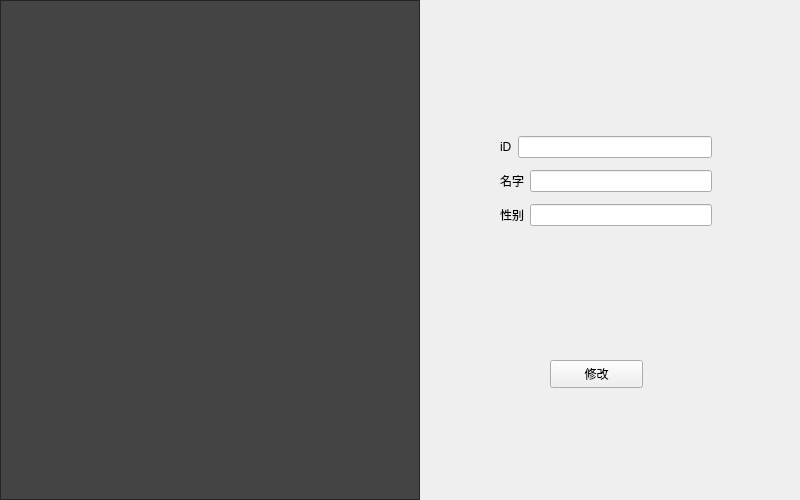
<?xml version="1.0" encoding="UTF-8"?>
<ui version="4.0">
 <class>SellerForm</class>
 <widget class="QWidget" name="SellerForm">
  <property name="geometry">
   <rect>
    <x>0</x>
    <y>0</y>
    <width>800</width>
    <height>500</height>
   </rect>
  </property>
  <property name="windowTitle">
   <string>Form</string>
  </property>
  <property name="styleSheet">
   <string notr="true">

*{
	font: normal 20px “微软雅黑”;
}

#pushButton{
QPushButton

{

color: rgb(255, 255, 255);
    border:none;
    padding: 5px;
    outline: none;
}

QPushButton:pressed
{
    padding-top: -15px;
    padding-bottom: -17px;
}


}
#SellerForm{
	background-color: #818181;
}

QLineEdit{

    border: 1px solid gray;

    padding: 1px 2px 1px 2px;

}

QLineEdit:hover{

border:1px solid blue;

background-color: #818181;

}

</string>
  </property>
  <widget class="QPushButton" name="pushButton">
   <property name="geometry">
    <rect>
     <x>550</x>
     <y>360</y>
     <width>93</width>
     <height>28</height>
    </rect>
   </property>
   <property name="text">
    <string>修改</string>
   </property>
   <property name="icon">
    <iconset resource="../icons.qrc">
     <normaloff>:/images/xiugai.png</normaloff>:/images/xiugai.png</iconset>
   </property>
  </widget>
  <widget class="QTableWidget" name="tableWidget">
   <property name="geometry">
    <rect>
     <x>0</x>
     <y>0</y>
     <width>420</width>
     <height>500</height>
    </rect>
   </property>
   <property name="styleSheet">
    <string notr="true">/*
tabelwidget*/
QTableWidget{
color:#DCDCDC;
background:#444444;
border:1px solid #242424;
alternate-background-color:#525252;/*交错颜色*/
gridline-color:#242424;
}

/*选中item*/
QTableWidget::item:selected{
color:#DCDCDC;
background:qlineargradient(spread:pad,x1:0,y1:0,x2:0,y2:1,stop:0 #484848,stop:1 #383838);
}

/*
悬浮item*/
QTableWidget::item:hover{
background:#5B5B5B;
}
/*表头*/
QHeaderView::section{
text-align:center;
background:#5E5E5E;
padding:3px;
margin:0px;
color:#DCDCDC;
border:1px solid #242424;
border-left-width:0;
}



/*表右侧的滑条*/
QScrollBar:vertical{
background:#484848;
padding:0px;
border-radius:6px;
max-width:12px;
}

/*滑块*/
QScrollBar::handle:vertical{
background:#CCCCCC;
}
/*
滑块悬浮，按下*/
QScrollBar::handle:hover:vertical,QScrollBar::handle:pressed:vertical{
background:#A7A7A7;
}
/*
滑块已经划过的区域*/
QScrollBar::sub-page:vertical{
background:444444;
}

/*
滑块还没有划过的区域*/
QScrollBar::add-page:vertical{
background:5B5B5B;
}

/*页面下移的按钮*/
QScrollBar::add-line:vertical{
background:none;
}
/*页面上移的按钮*/
QScrollBar::sub-line:vertical{
background:none;
}
</string>
   </property>
  </widget>
  <widget class="QWidget" name="">
   <property name="geometry">
    <rect>
     <x>500</x>
     <y>130</y>
     <width>212</width>
     <height>103</height>
    </rect>
   </property>
   <layout class="QVBoxLayout" name="verticalLayout">
    <item>
     <layout class="QHBoxLayout" name="horizontalLayout">
      <item>
       <widget class="QLabel" name="label">
        <property name="text">
         <string>iD</string>
        </property>
       </widget>
      </item>
      <item>
       <widget class="QLineEdit" name="le_id"/>
      </item>
     </layout>
    </item>
    <item>
     <layout class="QHBoxLayout" name="horizontalLayout_2">
      <item>
       <widget class="QLabel" name="label_2">
        <property name="text">
         <string>名字</string>
        </property>
       </widget>
      </item>
      <item>
       <widget class="QLineEdit" name="le_name"/>
      </item>
     </layout>
    </item>
    <item>
     <layout class="QHBoxLayout" name="horizontalLayout_3">
      <item>
       <widget class="QLabel" name="label_3">
        <property name="text">
         <string>性别</string>
        </property>
       </widget>
      </item>
      <item>
       <widget class="QLineEdit" name="le_sex"/>
      </item>
     </layout>
    </item>
   </layout>
  </widget>
 </widget>
 <resources>
  <include location="../icons.qrc"/>
 </resources>
 <connections/>
</ui>
